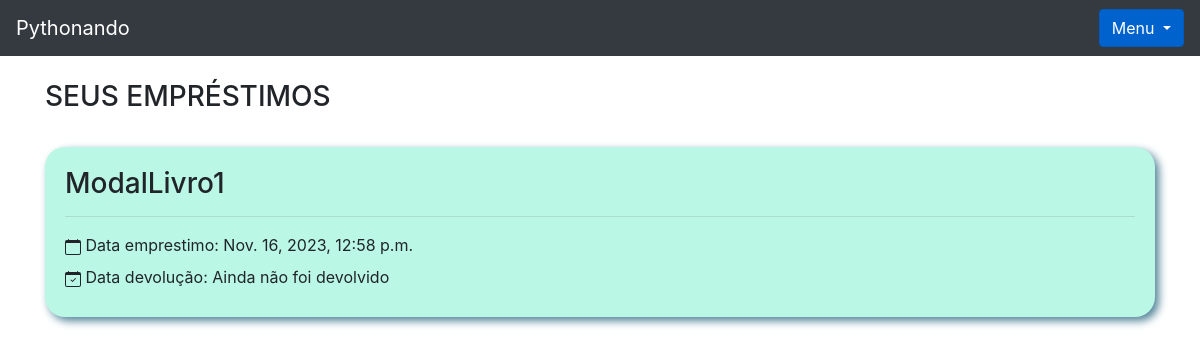
/livro/seus_emprestimos (signed in), run on an earlier commit of the app's database.
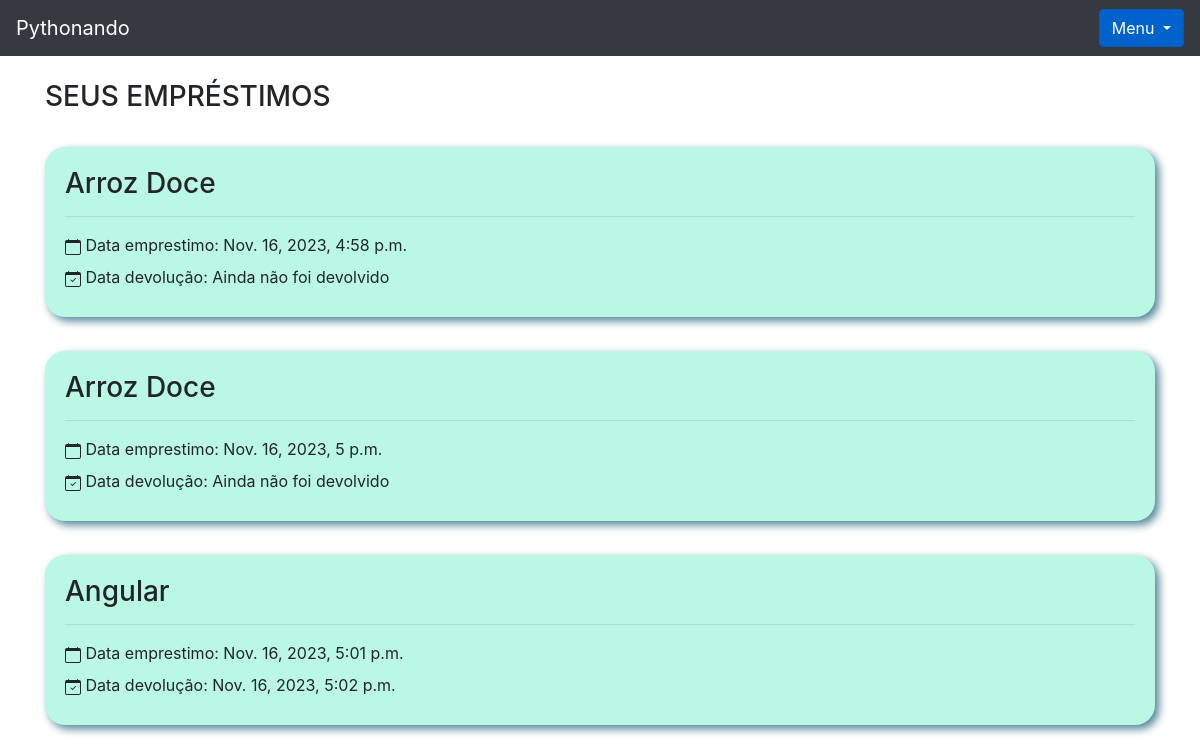
And on a later commit of the database.
### livro/models.py (models this page shows, shortened)
class Emprestimos(models.Model):
    choices = (
        ('P', 'Péssimo'),
        ('R', 'Ruim'),
        ('B', 'Bom'),
        ('O', 'Ótimo')
    )
    nome_emprestado = models.ForeignKey(Usuario, on_delete=models.DO_NOTHING, blank = True, null = True)
    nome_emprestado_anonimo = models.CharField(max_length = 30, blank = True, null = True)
    data_emprestimo = models.DateTimeField(default=datetime.datetime.now())
    data_devolucao = models.DateTimeField(blank = True, null = True)
    livro = models.ForeignKey(Livros, on_delete=models.DO_NOTHING)
    avaliacao = models.CharField(max_length=1, choices=choices, null=True, blank=True)

class Livros(models.Model):
    img = models.ImageField(upload_to="capa_livro", null=True, blank=True)
    nome = models.CharField(max_length = 100)
    autor = models.CharField(max_length = 30)
    co_autor = models.CharField(max_length = 30, blank = True)
    data_cadastro = models.DateField(default = date.today)
    emprestado = models.BooleanField(default = False)
    categoria = models.ForeignKey(Categoria, on_delete=models.DO_NOTHING)
    usuario = models.ForeignKey(Usuario, on_delete=models.DO_NOTHING)
    class Meta:
        verbose_name = 'Livro'
    def __str__(self):
        return self.nome

### livro/views.py (the view)
# urls.py: path('seus_emprestimos', views.seus_emprestimos, name="seus_emprestimos"),
def seus_emprestimos(request):
    usuario = Usuario.objects.get(id = request.session['usuario'])
    emprestimos = Emprestimos.objects.filter(nome_emprestado = usuario)
    return render(request, 'seus_emprestimos.html', {'usuario_logado': request.session['usuario'],
                                                    'emprestimos': emprestimos})

### livro/templates/seus_emprestimos.html (shortened to what this page needs)
{% extends 'base.html' %}
{% block 'conteudo' %}
    <div class="container">
        <br>
        <h3>SEUS EMPRÉSTIMOS</h3>
        {% for emprestimo in emprestimos %}
            <div class="cartao">
                <div class="titulo">
                    <h3>{{emprestimo.livro}}</h3>
                </div>
                <hr>
                <div class="body">
                    <label>&nbspData emprestimo: {{emprestimo.data_emprestimo}}</label>
                <br>
                    <label>&nbspData devolução: {% if emprestimo.data_devolucao %}{{emprestimo.data_devolucao}}{% else %}Ainda não foi devolvido{% endif %}</label>
                </div>
            </div>
        {% endfor %}
    </div>
{% endblock  %}

What changed in the data, as far as the page shows it:
removed Emprestimos: livro "ModalLivro1", data_emprestimo "Nov. 16, 2023, 12:58 p.m.", shows "Ainda não foi devolvido"
added Emprestimos: livro "Arroz Doce", data_emprestimo "Nov. 16, 2023, 4:58 p.m.", shows "Ainda não foi devolvido"
added Emprestimos: livro "Arroz Doce", data_emprestimo "Nov. 16, 2023, 5 p.m.", shows "Ainda não foi devolvido"
added Emprestimos: livro "Angular", data_emprestimo "Nov. 16, 2023, 5:01 p.m.", data_devolucao "Nov. 16, 2023, 5:02 p.m."
